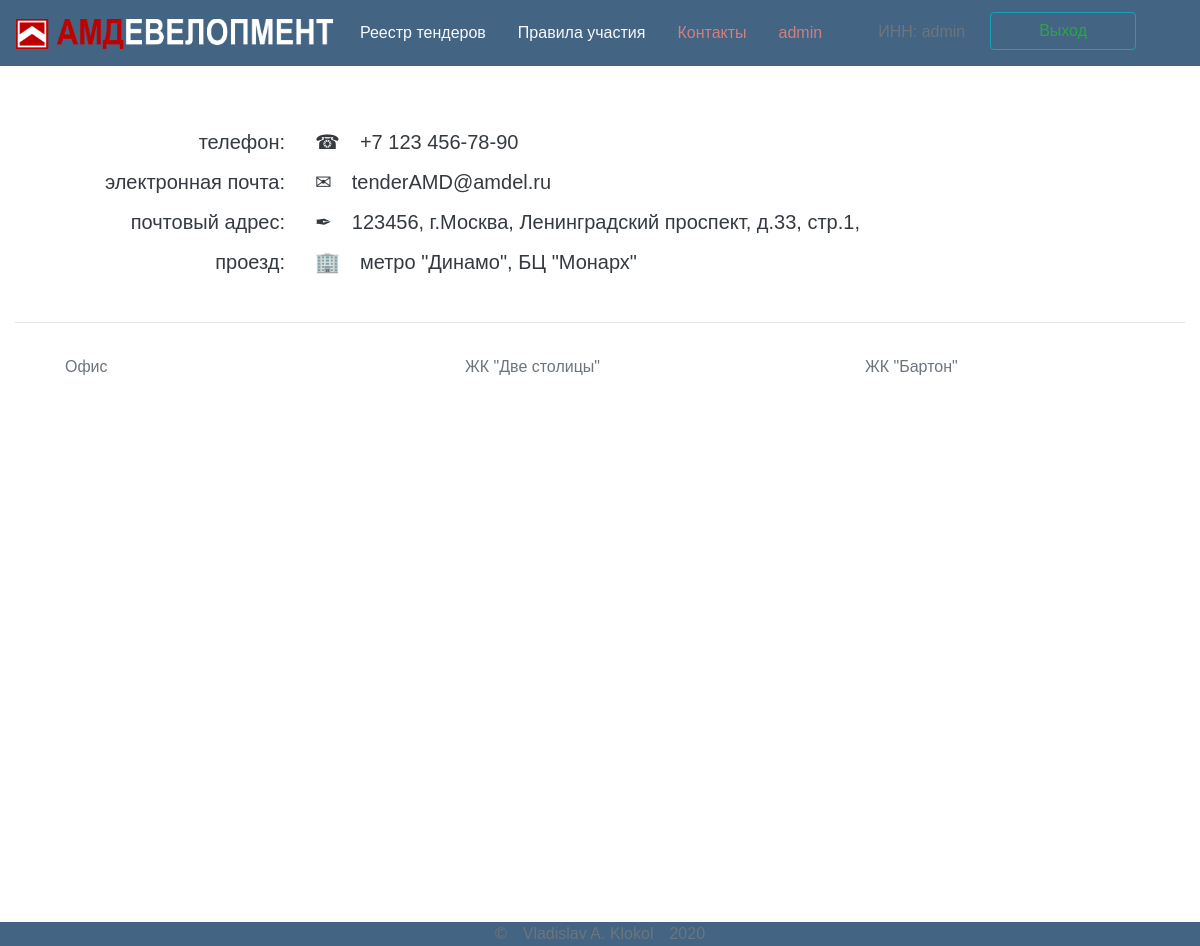
The app's page /views/contact/ (signed in) with its own data.
### tables this page shows
CREATE TABLE `contacts` (
  `id` tinyint(2) NOT NULL,
  `title` varchar(256) NOT NULL,
  `info` varchar(1024) NOT NULL,
  `type` varchar(256) DEFAULT NULL,
  `contact` varchar(256) DEFAULT NULL,
  `specchar` varchar(10) DEFAULT NULL
);

### module/pdo_query.php (called while the page is built, shortened)
<?php
function getTable($pdo, $table, $where = NULL,  $sort = NULL, $limit = NULL)
{
    $sql = "SELECT * FROM `$table`
    WHERE " . ($table == 'tenders' ? '`delete`=0 AND ' : '') . ($where == NULL ? '1' : "$where")
        . ($sort == NULL ? "" : " ORDER BY $sort")
        . ($limit == NULL ? "" : " LIMIT $limit");
    $stmt = $pdo->prepare($sql);
    $stmt->execute();
    return $stmt->fetchAll();
}

### views/contact/index.php (the view, shortened to what this page needs)
<?php
require $_SERVER['DOCUMENT_ROOT'] . '/views/layouts/headerConf.php';
require $_SERVER['DOCUMENT_ROOT'] . '/views/layouts/header.php';
?>
<div class="row h5 text-dark mt-5 mb-5">
    <div class="col text-center">
        <?php
        foreach ($contacts as $cont) { ?>
            <div class="row mt-3">
                <div class="col-3 text-right">
                    <?= $cont['title'] ?>:
                </div>
                <div class="col text-left">
                    <?php
                    if ($cont['type'] == 'tel' || $cont['type'] == 'mailto') {
                    ?>
                        <a href="<?= $cont['type'] . ':' . ' ' . $cont['contact'] ?>">
                            <span class="text-dark">
                                <?= $cont['specchar'] . '&#8195;' .  $cont['info'] ?>
                            </span>
                        </a>
                    <?php } else { ?>
                        <?= $cont['specchar'] . '&#8195;'  . $cont['info'] ?>
                    <?php } ?>
                </div>
            </div>
        <?php } ?>
    </div>
</div>
<hr>
<div class="row d-flex justify-content-md-center justify-content-md-around text-muted  flex-wrap">
    <div class="col-12 col-md-3">
        <div class="mb-2 mt-3">Офис</div>
    </div>
    <div class="col-12 col-md-3 ">
        <div class="mb-2 mt-3">ЖК "Две столицы"</div>
    </div>
    <div class="col-12 col-md-3">
        <div class="mb-2 mt-3">ЖК "Бартон"</div>
    </div>
</div>
<?php
require $_SERVER['DOCUMENT_ROOT'] . '/views/layouts/footer.php';
?>

### css/style.css (style rules this page uses)
body { font-family: Arial, Helvetica, sans-serif; }

### records on screen
contacts: title "телефон", specchar "☎", info "+7 123 456-78-90"
contacts: title "электронная почта", specchar "✉", info "tenderAMD@amdel.ru"
contacts: title "почтовый адрес", specchar "✒", info "123456, г.Москва, Ленинградский проспект, д.33, стр.1,"
contacts: title "проезд", specchar "🏢", info "метро \"Динамо\", БЦ \"Монарх\""

### other values on screen
$_SESSION['user']['inn'] "admin"
